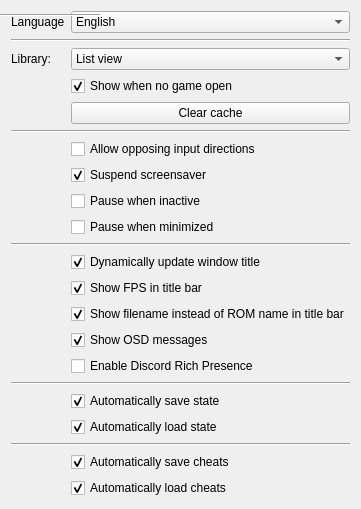
     <widget class="QWidget" name="interface_2">
      <layout class="QFormLayout" name="formLayout_4">
       <item row="0" column="0">
        <widget class="QLabel" name="label_26">
         <property name="text">
          <string>Language</string>
         </property>
        </widget>
       </item>
       <item row="0" column="1">
        <widget class="QComboBox" name="languages">
         <item>
          <property name="text">
           <string>English</string>
          </property>
         </item>
        </widget>
       </item>
       <item row="1" column="0" colspan="2">
        <widget class="Line" name="line_10">
         <property name="orientation">
          <enum>Qt::Horizontal</enum>
         </property>
        </widget>
       </item>
       <item row="2" column="0">
        <widget class="QLabel" name="label_6">
         <property name="text">
          <string>Library:</string>
         </property>
        </widget>
       </item>
       <item row="2" column="1">
        <widget class="QComboBox" name="libraryStyle">
         <item>
          <property name="text">
           <string>List view</string>
          </property>
         </item>
         <item>
          <property name="text">
           <string>Tree view</string>
          </property>
         </item>
        </widget>
       </item>
       <item row="3" column="1">
        <widget class="QCheckBox" name="showLibrary">
         <property name="text">
          <string>Show when no game open</string>
         </property>
         <property name="checked">
          <bool>true</bool>
         </property>
        </widget>
       </item>
       <item row="4" column="1">
        <widget class="QPushButton" name="clearCache">
         <property name="text">
          <string>Clear cache</string>
         </property>
        </widget>
       </item>
       <item row="5" column="0" colspan="2">
        <widget class="Line" name="line_8">
         <property name="orientation">
          <enum>Qt::Horizontal</enum>
         </property>
        </widget>
       </item>
       <item row="6" column="1">
        <widget class="QCheckBox" name="allowOpposingDirections">
         <property name="text">
          <string>Allow opposing input directions</string>
         </property>
        </widget>
       </item>
       <item row="7" column="1">
        <widget class="QCheckBox" name="suspendScreensaver">
         <property name="text">
          <string>Suspend screensaver</string>
         </property>
         <property name="checked">
          <bool>true</bool>
         </property>
        </widget>
       </item>
       <item row="8" column="1">
        <widget class="QCheckBox" name="pauseOnFocusLost">
         <property name="text">
          <string>Pause when inactive</string>
         </property>
        </widget>
       </item>
       <item row="9" column="1">
        <widget class="QCheckBox" name="pauseOnMinimize">
         <property name="text">
          <string>Pause when minimized</string>
         </property>
        </widget>
       </item>
       <item row="10" column="0" colspan="2">
        <widget class="Line" name="line_17">
         <property name="orientation">
          <enum>Qt::Horizontal</enum>
         </property>
        </widget>
       </item>
       <item row="11" column="1">
        <widget class="QCheckBox" name="dynamicTitle">
         <property name="text">
          <string>Dynamically update window title</string>
         </property>
         <property name="checked">
          <bool>true</bool>
         </property>
        </widget>
       </item>
       <item row="14" column="1">
        <widget class="QCheckBox" name="showFilename">
         <property name="text">
          <string>Show filename instead of ROM name in title bar</string>
         </property>
         <property name="checked">
          <bool>true</bool>
         </property>
        </widget>
       </item>
       <item row="15" column="1">
        <widget class="QCheckBox" name="showOSD">
         <property name="text">
          <string>Show OSD messages</string>
         </property>
         <property name="checked">
          <bool>true</bool>
         </property>
        </widget>
       </item>
       <item row="16" column="1">
        <widget class="QCheckBox" name="useDiscordPresence">
         <property name="text">
          <string>Enable Discord Rich Presence</string>
         </property>
        </widget>
       </item>
       <item row="17" column="0" colspan="2">
        <widget class="Line" name="line_13">
         <property name="orientation">
          <enum>Qt::Horizontal</enum>
         </property>
        </widget>
       </item>
       <item row="18" column="1">
        <widget class="QCheckBox" name="autosave">
         <property name="text">
          <string>Automatically save state</string>
         </property>
         <property name="checked">
          <bool>true</bool>
         </property>
        </widget>
       </item>
       <item row="19" column="1">
        <widget class="QCheckBox" name="autoload">
         <property name="text">
          <string>Automatically load state</string>
         </property>
         <property name="checked">
          <bool>true</bool>
         </property>
        </widget>
       </item>
       <item row="20" column="0" colspan="2">
        <widget class="Line" name="line_16">
         <property name="orientation">
          <enum>Qt::Horizontal</enum>
         </property>
        </widget>
       </item>
       <item row="21" column="1">
        <widget class="QCheckBox" name="cheatAutosave">
         <property name="text">
          <string>Automatically save cheats</string>
         </property>
         <property name="checked">
          <bool>true</bool>
         </property>
        </widget>
       </item>
       <item row="22" column="1">
        <widget class="QCheckBox" name="cheatAutoload">
         <property name="text">
          <string>Automatically load cheats</string>
         </property>
         <property name="checked">
          <bool>true</bool>
         </property>
        </widget>
       </item>
       <item row="13" column="1">
        <widget class="QCheckBox" name="showFps">
         <property name="text">
          <string>Show FPS in title bar</string>
         </property>
         <property name="checked">
          <bool>true</bool>
         </property>
        </widget>
       </item>
       <item row="14" column="0" colspan="2">
        <widget class="Line" name="line_18">
         <property name="orientation">
          <enum>Qt::Horizontal</enum>
         </property>
        </widget>
       </item>
      </layout>
     </widget>
